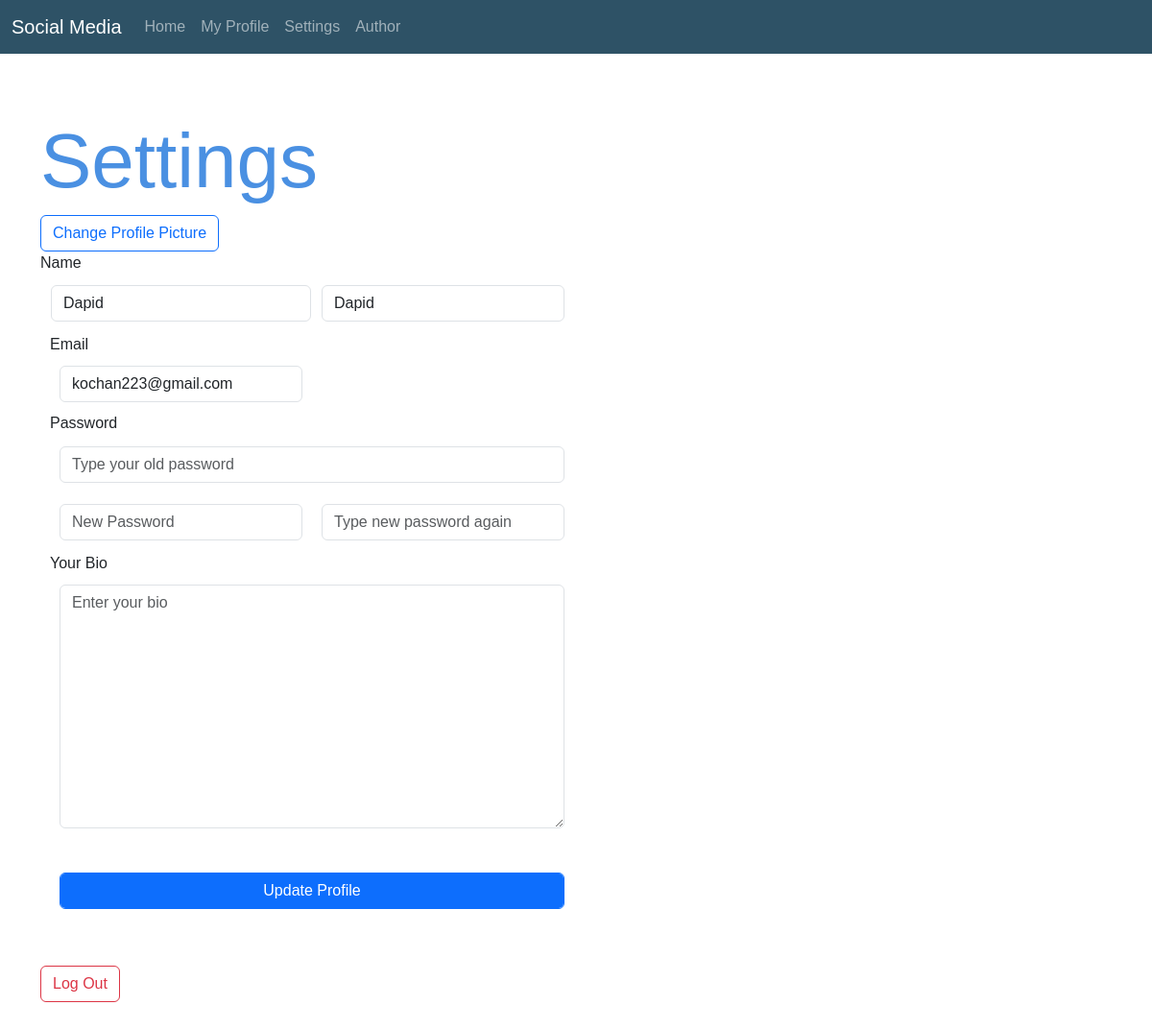
The app's page /edit/profile/1 (signed in) with its own data.
### website/models.py (models this page shows)
class User(db.Model, UserMixin):
    id = db.Column(db.Integer, primary_key=True)
    email = db.Column(db.String(150), unique=True)  # 150 is max length
    password = db.Column(db.String(150))
    first_name = db.Column(db.String(150))
    last_name = db.Column(db.String(150))
    profile_picture = db.Column(
        db.String(1000), default="default_profile_photo.jpg")
    posts = db.relationship("Post", backref='user',
                            cascade='all, delete-orphan')
    bio = db.Column(db.String(1500))
    links = db.Column(db.String(500))
    date_joined = db.Column(db.DateTime(timezone=True), default=func.now())
    likes = db.relationship("Like", backref="user",
                            cascade="all, delete-orphan")
    dislikes = db.relationship(
        "Dislike", backref='user', cascade='all, delete-orphan')
    comment_likes = db.relationship(
        "CommentLike", backref='user', cascade='all, delete-orphan')
    comments = db.relationship(
        "Comment", backref='user', cascade='all, delete-orphan')
    replies = db.relationship(
        "ReplyComment", backref="user", cascade='all, delete-orphan')

### website/auth.py (the view, shortened to what this page needs)
@auth.route('/edit/profile/<int:id>', methods=['GET', 'POST'])
@login_required
def edit_user_profile(id):
    if request.method == "GET":
        if int(id) == current_user.id:
            return render_template("edit_user_profile.html", user=current_user, page="Settings")
        else:
            return redirect("/profile/%s" % id)
    return render_template("edit_user_profile.html", user=current_user, page="Edit Your Profile")

### website/templates/edit_user_profile.html
{% extends 'base.html' %} {% block body %} <br /><br />
<div class="container">
  <h1>Settings</h1>
  <a href="/edit/profile/{{current_user.id}}/profile_picture" class="btn btn-outline-primary">Change Profile Picture</a>
  <form method="post">
    <table class="">
      <tr>
        <label>Name
        <td class="signup">
          <input
            type="text"
            name="first_name"
            placeholder="First Name"
            class="form-control"
            value="{{current_user.first_name}}"
          />
        </td>
        <td class="signup-boxes">
          <input
            type="text"
            name="last_name"
            placeholder="Last Name"
            class="form-control"
            value="{{current_user.last_name}}"
          />
        </td></label>
        </tr>
      <tr>
        <td class="signup-boxes" colspan="2"><label for="">Email
          <input
            type="email"
            name="email"
            placeholder="Email"
            class="form-control"
            value="{{current_user.email}}"
          /></label><br><label for="">Password</td></tr>
          <tr>
        <td class="signup-boxes" colspan="2">
          <input
            type="password"
            name="old_password"
            placeholder="Type your old password"
            class="form-control"
            id="password"
          />
        </td>
      </tr>
      <tr>
        <td class="signup-boxes" colspan="1">
          <input
            type="password"
            name="password1"
            placeholder="New Password"
            class="form-control"
          />
        </td>
        <td class="signup-boxes" colspan="1">
          <input
            type="password"
            name="password2"
            placeholder="Type new password again"
            class="form-control"
          />
        </td>
      </tr>
      <tr>
        <td class="signup-boxes" colspan="2"><label for="">Your Bio</label>
            {% if current_user.bio == None or current_user.bio == "" %}
            <textarea name="bio" cols="30" rows="10" placeholder="Enter your bio" class="form-control"></textarea>
            {% else %}
            <textarea name="bio" cols="30" rows="10" placeholder="Enter your bio (max 1,500 characters). Markup (HTML) supported." class="form-control" maxlength="1500">{{current_user.bio}}</textarea>
            {% endif %}
        </td>
      </tr>
      <tr>
        <td class="signup-boxes" colspan="2"><br>
          <input
            type="submit"
            class="btn btn-primary form-control signup-boxes"
            value="Update Profile"
          /></label>
        </td>
      </tr>
    </table>
  </form>
  <br><br>
  <a href="/logout" class="btn btn-outline-danger">Log Out</a><br><br><br><br>
</div>
{% endblock %}

### website/static/style.css (style rules this page uses)
body { background-image: url('https://images7.alphacoders.com/133/1330715.png'); background-size: 200%; background-repeat: no-repeat; background-position: center; font-family: Arial, sans-serif; }
h1 { color: #4a90e2; font-size: 500%; }
.form-control { margin: 10px; }
.signup-boxes { padding-left: 10px; padding-right: 10px; }

### records on screen
User: first_name "Dapid", last_name "Dapid", email "kochan223@gmail.com"
